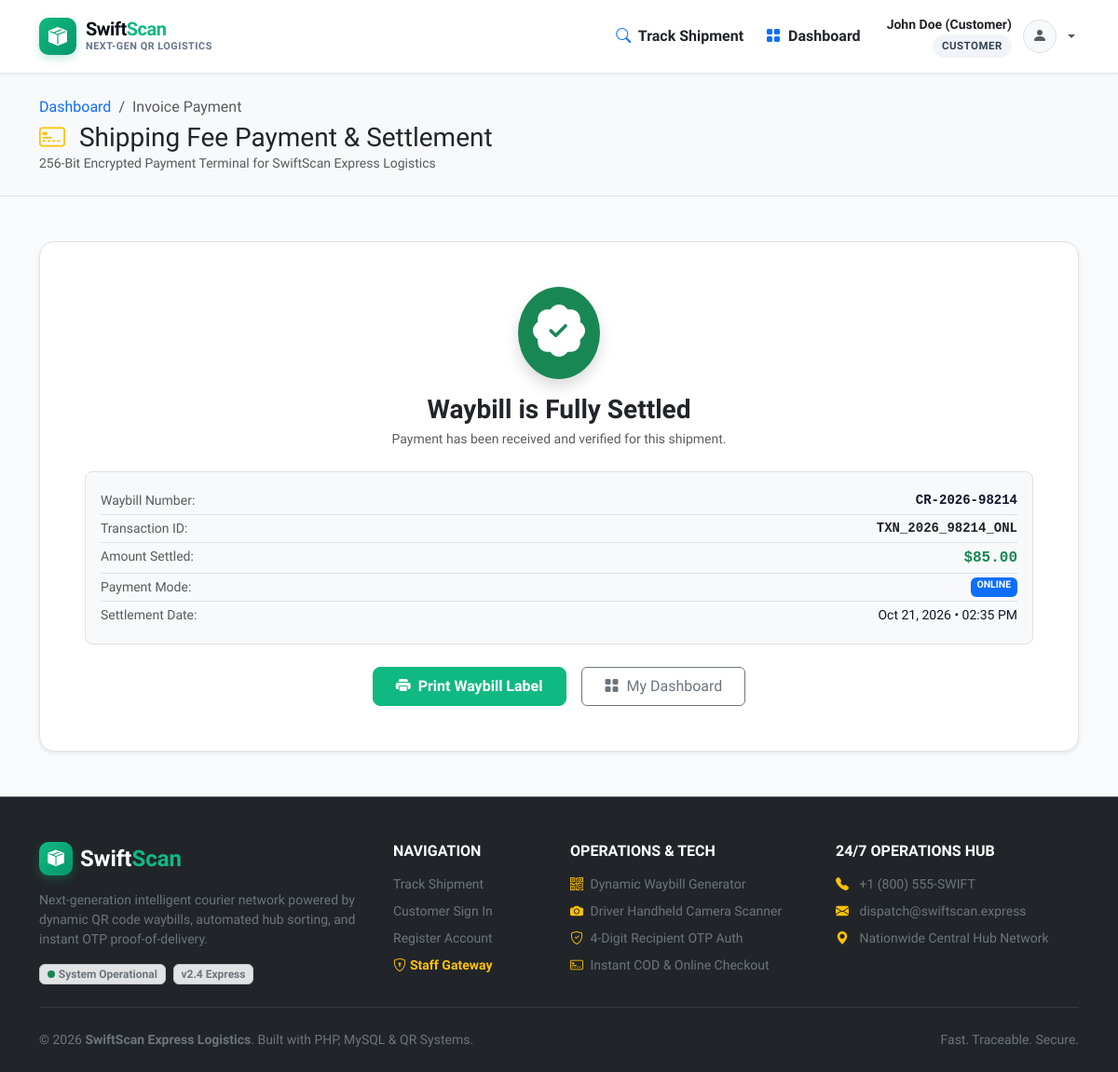
The app's page /customer/payment.php?parcel_id=1 (signed in) with its own data.
### tables this page shows
CREATE TABLE `parcels` (
  `id` int(11) NOT NULL AUTO_INCREMENT,
  `tracking_number` varchar(50) NOT NULL,
  `sender_id` int(11) DEFAULT NULL,
  `sender_name` varchar(150) NOT NULL,
  `sender_phone` varchar(20) NOT NULL,
  `sender_address` text NOT NULL,
  `sender_city` varchar(100) NOT NULL,
  `sender_pincode` varchar(20) NOT NULL,
  `receiver_name` varchar(150) NOT NULL,
  `receiver_phone` varchar(20) NOT NULL,
  `receiver_address` text NOT NULL,
  `receiver_city` varchar(100) NOT NULL,
  `receiver_pincode` varchar(20) NOT NULL,
  `weight_kg` decimal(6,2) NOT NULL DEFAULT 1.00,
  `parcel_type` varchar(50) NOT NULL DEFAULT 'Standard Box',
  `shipping_cost` decimal(10,2) NOT NULL DEFAULT 45.00,
  `origin_hub_id` int(11) DEFAULT NULL,
  `destination_hub_id` int(11) DEFAULT NULL,
  `current_hub_id` int(11) DEFAULT NULL,
  `assigned_driver_id` int(11) DEFAULT NULL,
  `delivery_otp` varchar(6) NOT NULL DEFAULT '4821',
  `status` enum('booked','picked_up','in_transit','out_for_delivery','delivered','failed','returned') NOT NULL DEFAULT 'booked',
  `payment_status` enum('pending','paid') NOT NULL DEFAULT 'pending',
  `payment_method` enum('online','cod') NOT NULL DEFAULT 'online',
  `created_at` timestamp NOT NULL DEFAULT current_timestamp(),
  `delivered_at` timestamp NULL DEFAULT NULL,
  PRIMARY KEY (`id`),
  UNIQUE KEY `tracking_number` (`tracking_number`),
  KEY `fk_parcel_sender` (`sender_id`),
  KEY `fk_parcel_origin` (`origin_hub_id`),
  KEY `fk_parcel_dest` (`destination_hub_id`),
  KEY `fk_parcel_curr_hub` (`current_hub_id`),
  KEY `fk_parcel_driver` (`assigned_driver_id`),
  CONSTRAINT `fk_parcel_curr_hub` FOREIGN KEY (`current_hub_id`) REFERENCES `hubs` (`id`) ON DELETE SET NULL,
  CONSTRAINT `fk_parcel_dest` FOREIGN KEY (`destination_hub_id`) REFERENCES `hubs` (`id`) ON DELETE SET NULL,
  CONSTRAINT `fk_parcel_driver` FOREIGN KEY (`assigned_driver_id`) REFERENCES `users` (`id`) ON DELETE SET NULL,
  CONSTRAINT `fk_parcel_origin` FOREIGN KEY (`origin_hub_id`) REFERENCES `hubs` (`id`) ON DELETE SET NULL,
  CONSTRAINT `fk_parcel_sender` FOREIGN KEY (`sender_id`) REFERENCES `users` (`id`) ON DELETE SET NULL
);

CREATE TABLE `payments` (
  `id` int(11) NOT NULL AUTO_INCREMENT,
  `parcel_id` int(11) NOT NULL,
  `transaction_id` varchar(100) NOT NULL,
  `amount` decimal(10,2) NOT NULL,
  `payment_method` enum('online','cod') NOT NULL DEFAULT 'online',
  `payment_status` enum('pending','paid','failed') NOT NULL DEFAULT 'paid',
  `card_last4` varchar(4) DEFAULT NULL,
  `paid_at` timestamp NOT NULL DEFAULT current_timestamp(),
  PRIMARY KEY (`id`),
  UNIQUE KEY `transaction_id` (`transaction_id`),
  KEY `fk_payment_parcel` (`parcel_id`),
  CONSTRAINT `fk_payment_parcel` FOREIGN KEY (`parcel_id`) REFERENCES `parcels` (`id`) ON DELETE CASCADE
);

### customer/payment.php (the view, shortened to what this page needs)
<?php
require_once __DIR__ . '/../includes/header.php';
$parcelId = (int)($_GET['parcel_id'] ?? 0);
$code     = trim($_GET['code'] ?? '');
$pdo = getDB();
$sql = "
    SELECT p.*, oh.hub_name AS origin_hub, dh.hub_name AS dest_hub, pm.transaction_id, pm.paid_at, pm.card_last4
    FROM parcels p
    LEFT JOIN hubs oh ON p.origin_hub_id = oh.id
    LEFT JOIN hubs dh ON p.destination_hub_id = dh.id
    LEFT JOIN payments pm ON p.id = pm.parcel_id
    WHERE (p.id = :id OR UPPER(p.tracking_number) = UPPER(:code))
    LIMIT 1
";
$stmt = $pdo->prepare($sql);
$stmt->execute([':id' => $parcelId, ':code' => $code]);
$parcel = $stmt->fetch();
?>
<div class="py-4 bg-light border-bottom">
    <div class="container">
        <nav aria-label="breadcrumb">
            <ol class="breadcrumb small mb-1">
                <li class="breadcrumb-item"><a href="<?php echo BASE_URL; ?>customer/index.php" class="text-decoration-none">Dashboard</a></li>
                <li class="breadcrumb-item active" aria-current="page">Invoice Payment</li>
            </ol>
        </nav>
        <h3 class="fw-extrabold text-dark mb-0">
            <i class="bi bi-credit-card-2-front text-warning me-2"></i> Shipping Fee Payment & Settlement
        </h3>
        <p class="text-muted small mb-0">256-Bit Encrypted Payment Terminal for SwiftScan Express Logistics</p>
    </div>
</div>
<div class="container py-5">
    <?php if (!$parcel): ?>
        <div class="max-w-600 mx-auto text-center bg-white p-5 rounded-4 shadow-sm border">
            <i class="bi bi-exclamation-triangle-fill text-danger display-3 mb-3"></i>
            <h4 class="fw-bold">Consignment Not Found</h4>
            <p class="text-muted">The shipment invoice you are attempting to pay could not be located. Please check the ID or return to your dashboard.</p>
            <a href="<?php echo BASE_URL; ?>customer/index.php" class="btn btn-express px-4 py-2 mt-2">
                <i class="bi bi-arrow-left me-1"></i> Back to Dashboard
            </a>
        </div>
    <?php elseif ($parcel['payment_status'] === 'paid'): ?>
        <div class="max-w-600 mx-auto bg-white p-5 rounded-4 shadow-sm border text-center">
            <div class="d-inline-flex p-3 rounded-circle bg-success text-white mb-3 shadow">
                <i class="bi bi-patch-check-fill display-4"></i>
            </div>
            <h3 class="fw-bold text-dark mb-1">Waybill is Fully Settled</h3>
            <p class="text-muted small mb-4">Payment has been received and verified for this shipment.</p>
            <div class="p-3 bg-light rounded-3 border text-start small mb-4">
                <div class="d-flex justify-content-between py-1 border-bottom">
                    <span class="text-muted">Waybill Number:</span>
                    <span class="fw-bold font-monospace"><?php echo htmlspecialchars($parcel['tracking_number']); ?></span>
                </div>
                <div class="d-flex justify-content-between py-1 border-bottom">
                    <span class="text-muted">Transaction ID:</span>
                    <span class="fw-bold font-monospace text-dark"><?php echo htmlspecialchars($parcel['transaction_id'] ?? 'PREPAID'); ?></span>
                </div>
                <div class="d-flex justify-content-between py-1 border-bottom">
                    <span class="text-muted">Amount Settled:</span>
                    <span class="fw-bold font-monospace text-success fs-6">$<?php echo number_format((float)$parcel['shipping_cost'], 2); ?></span>
                </div>
                <div class="d-flex justify-content-between py-1 border-bottom">
                    <span class="text-muted">Payment Mode:</span>
                    <span class="badge bg-primary text-uppercase"><?php echo htmlspecialchars($parcel['payment_method']); ?></span>
                </div>
                <div class="d-flex justify-content-between py-1">
                    <span class="text-muted">Settlement Date:</span>
                    <span><?php echo $parcel['paid_at'] ? date('M d, Y • h:i A', strtotime($parcel['paid_at'])) : 'Verified'; ?></span>
                </div>
            </div>
            <div class="d-flex justify-content-center gap-3">
                <a href="<?php echo BASE_URL; ?>waybill_print.php?code=<?php echo urlencode($parcel['tracking_number']); ?>" target="_blank" class="btn btn-express px-4 py-2">
                    <i class="bi bi-printer-fill me-1"></i> Print Waybill Label
                </a>
                <a href="<?php echo BASE_URL; ?>customer/index.php" class="btn btn-outline-secondary px-4 py-2">
                    <i class="bi bi-grid-fill me-1"></i> My Dashboard
                </a>
            </div>
        </div>
    <?php endif; ?>
</div>
<?php require_once __DIR__ . '/../includes/footer.php'; ?>

### assets/css/style.css (style rules this page uses)
:root { --primary: #10b981; --primary-hover: #059669; --primary-light: #ecfdf5; --primary-glow: rgba(16, 185, 129, 0.25); --dark: #0b0f19; --dark-surface: #111827; --body-bg: #f8fafc; --card-bg: #ffffff; --text-main: #0f172a; --text-muted: #64748b; --border-color: #e2e8f0; --radius: 10px; --shadow-sm: 0 1px 3px rgba(0, 0, 0, 0.05); --shadow: 0 4px 6px -1px rgba(0, 0, 0, 0.07), 0 2px 4px -2px rgba(0, 0, 0, 0.05); --shadow-lg: 0 12px 28px -4px rgba(16, 185, 129, 0.2), 0 4px 6px -4px rgba(0, 0, 0, 0.08); }
body { font-family: 'Plus Jakarta Sans', -apple-system, BlinkMacSystemFont, "Segoe UI", Roboto, sans-serif; background-color: var(--body-bg); color: var(--text-main); min-height: 100vh; display: flex; flex-direction: column; }
.btn-express { background-color: var(--primary); border-color: var(--primary); color: #ffffff; font-weight: 600; padding: 8px 18px; border-radius: 8px; transition: all 0.15s ease-in-out; }

### records on screen
parcels: tracking_number "CR-2026-98214", payments.transaction_id "TXN_2026_98214_ONL", shipping_cost "85.00", payment_method "ONLINE", payments.paid_at "Oct 21, 2026 • 02:35 PM"

### other values on screen
$currentUser['full_name'] "John Doe (Customer)"
str_replace('_', ' ', $currentRole) "CUSTOMER"
